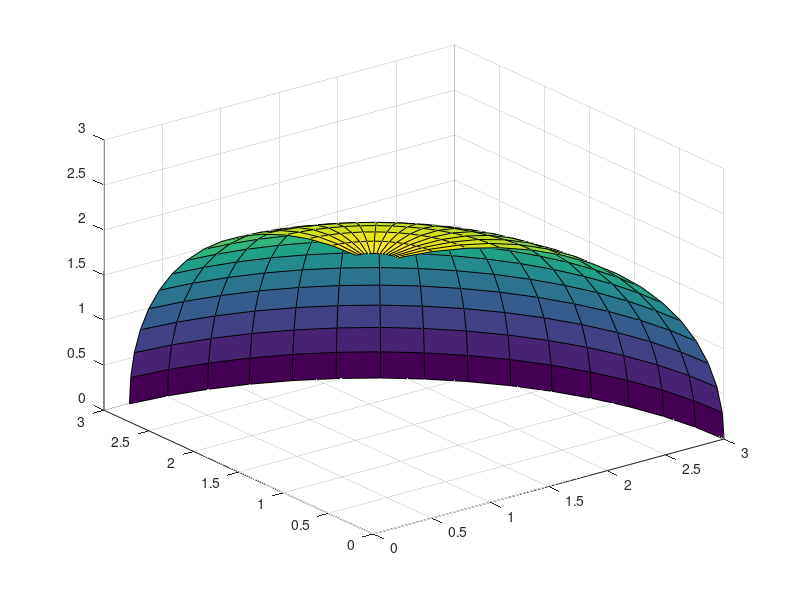

Here is the MATLAB script that generated this plot: (Note: this script raises an error after producing the figure.)
%% Sólidos de revolución
t=0:0.1:10;
r=sqrt(t);

[x6,y6,z6]=cylinder(r); %calcula la matiz del cilindro pero no lo grafica

surf(z6,y6,x6); %sale orientada en el eje en el que se puso Z 

xlabel('Eje x'), ylabel('Eje y'), zlabel('Eje z');

%% esfera centro origen radio 2
t=-2:0.1:2;
r=sqrt(4-(t.^2));

[x6,y6,z6]=cylinder(r);
surf(x6,y6,z6);
disp(r);

%arreglar para que quede con centro en 0,0

%% curvas paramétricas
t = 0:pi/500:pi;
xt1 = sin(t).*cos(10*t);
yt1 = sin(t).*sin(10*t);
zt1 = cos(t);

plot3(xt1,yt1,zt1);

%% 6
[u6,v6]=meshgrid(0:0.1:pi/2);

x6=3*(cos(u6).*cos(v6));
y6=3*(sin(u6).*cos(v6));
z6=3*sin(v6);

surf(x6,y6,z6);

%% 2

y2=0:0.1:3;
z2=3:0.1:6;
x2=zeros(length(z2));

[X2,Y2]=meshgrid(x2,y2);


surf(X2,Y2,z2);












